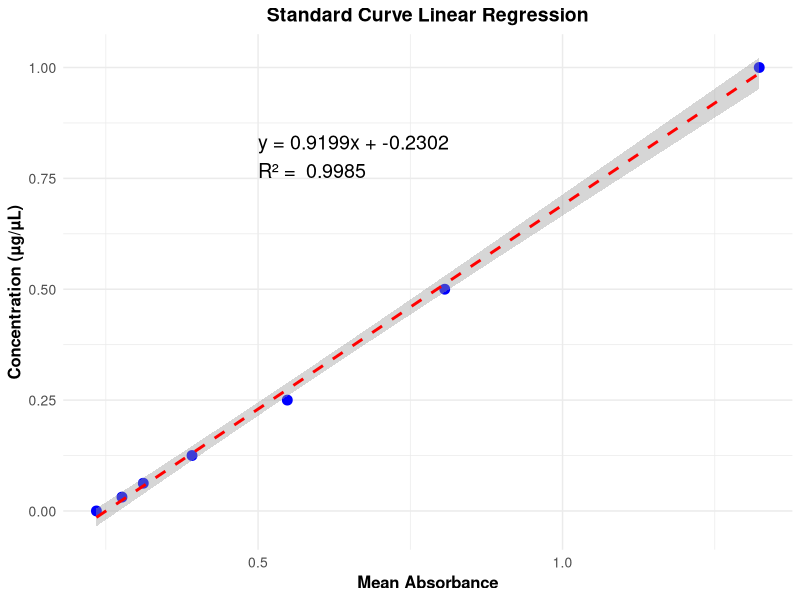

Source code (R):
# 加载必要的R库
library(dplyr)
library(ggplot2)

# 1. 定义示例输入数据
data <- data.frame(
  Concentration_or_Sample = c(1, 0.5, 0.25, 0.125, 0.0625, 0.03125, 0, 
                              "C-1(WT/6w)", "C-2(WT/6w)", "C-3(WT/6w)",
                              "V-1(WT/6w)", "V-2(WT/6w)", "V-3(WT/6w)", 
                              "V-5(LM/7w)", "G-1(WT/6w)", "G-2(WT/6w)", "G-3(WT/6w)"),
  Absorbance_1 = c(1.327, 0.785, 0.547, 0.398, 0.311, 0.281, 0.236,
                   0.364, 0.349, 0.322, 0.332, 0.321, 0.362, 0.46, 0.342, 0.292, 0.359),
  Absorbance_2 = c(1.319, 0.828, 0.549, 0.385, 0.312, 0.272, 0.233,
                   0.388, 0.349, 0.322, 0.336, 0.314, 0.342, 0.458, 0.329, 0.29, 0.345),
  Original_Volume = c(NA, NA, NA, NA, NA, NA, NA,
                      150, 150, 150, 150, 150, 150, 150, 150, 150, 150)
)
#或者直接读取以上dataframe形式的excel文件（可选）
#data <- read.table("clipboard", header = TRUE, sep = "\t")
# 2. 计算标准品和样品的平均吸光度
data <- data %>% 
  mutate(Mean_Absorbance = rowMeans(select(., Absorbance_1, Absorbance_2), na.rm = TRUE))

# 3. 提取标准品数据（将浓度列转换为数值类型）
standard_data <- data[1:7, ] %>%
  mutate(Concentration_or_Sample = as.numeric(as.character(Concentration_or_Sample)))

# 4. 创建标准曲线模型（线性回归）
standard_curve <- lm(Concentration_or_Sample ~ Mean_Absorbance, data = standard_data)

# 5. 提取回归方程的系数和R²值
eq <- paste0("y = ", round(coef(standard_curve)[2], 4), "x + ", round(coef(standard_curve)[1], 4))
r_squared <- round(summary(standard_curve)$r.squared, 4)

# 6. 绘制标准曲线图并添加回归方程和R²
ggplot(standard_data, aes(x = Mean_Absorbance, y = Concentration_or_Sample)) +
  geom_point(color = "blue", size = 3) +  # 散点图
  geom_smooth(method = "lm", formula = y ~ x, color = "red", linetype = "dashed", size = 1) +  # 添加回归线
  labs(title = "Standard Curve Linear Regression",
       x = "Mean Absorbance",
       y = "Concentration (µg/µL)") +
  theme_minimal() +
  theme(
    plot.title = element_text(hjust = 0.5, size = 14, face = "bold"),
    axis.title.x = element_text(size = 12, face = "bold"),
    axis.title.y = element_text(size = 12, face = "bold"),
    axis.text = element_text(size = 10)
  ) +
  # 确保 max() 仅在数值列上操作
  annotate("text", x = 0.5, y = max(as.numeric(standard_data$Concentration_or_Sample)) * 0.8,  
           label = paste(eq, "\nR² = ", r_squared),
           color = "black", size = 5, hjust = 0)
# 5. 提取样品数据
sample_data <- data[8:nrow(data), ]

# 6. 计算样品浓度（使用线性模型预测浓度）
sample_data <- sample_data %>% 
  mutate(Concentration = predict(standard_curve, newdata = sample_data))
sample_data$original_concentration <- sample_data$Concentration * 10
# 7. 假设目标浓度为样品中最低浓度值（可自定义）
target_concentration <- min(sample_data$original_concentration, na.rm = TRUE)

# 8. 计算稀释后目标体积（目标浓度下需要的体积）
sample_data <- sample_data %>%
  mutate(Standardized_Volume = (original_concentration * Original_Volume) / target_concentration)

# 9. 计算需要加入的RIPA体积
sample_data <- sample_data %>%
  mutate(RIPA_Volume = Standardized_Volume - Original_Volume)

# 10. 计算需要加入的5× loading buffer体积（目标体积的25%）
sample_data <- sample_data %>%
  mutate(Loading_Buffer_Volume = Standardized_Volume * 0.25)

# 11. 计算最终体积（标准体积 + loading buffer 体积）
sample_data <- sample_data %>%
  mutate(Final_Volume = Standardized_Volume + Loading_Buffer_Volume)

# 12. 打印并保存结果
print(sample_data)

# 如果需要保存为CSV文件，可以使用以下命令：

write.csv(data, "wb.csv", row.names = FALSE)
